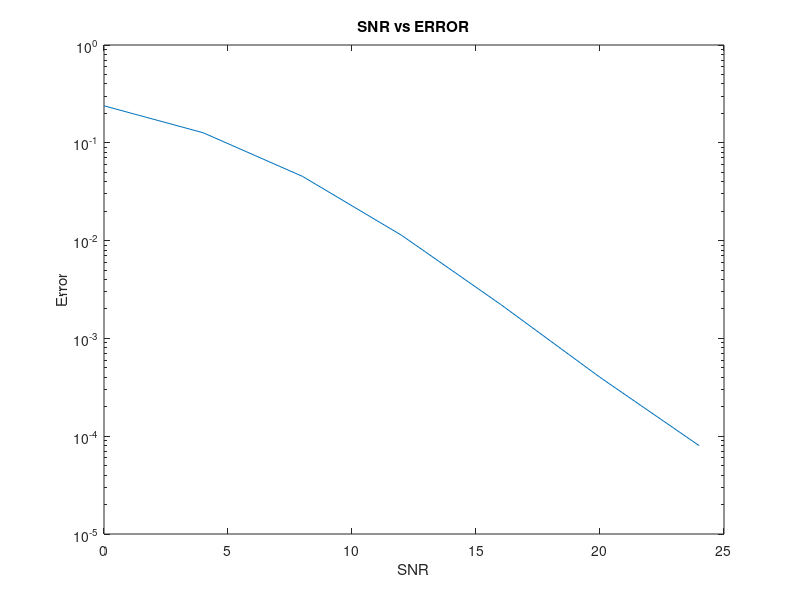

Write the MATLAB code that produced this figure.
clc;
clear all;
close all;

N = 100000;
X = randi([0,1],[1,N]);
L = 2;

n = 1;
for i = 1:2:N
    if (X(i) == 0) && (X(i+1) == 0)
        qpsk(n) = (1+1j)/sqrt(2);
    elseif (X(i) == 0) && (X(i+1) == 1)
        qpsk(n) = (-1+1j)/sqrt(2);
    elseif (X(i) == 1) && (X(i+1) == 0)
        qpsk(n) = (-1-1j)/sqrt(2);
    elseif (X(i) == 1) && (X(i+1) == 1)
        qpsk(n) = (1-1j)/sqrt(2);
    end
    n = n+1;
end

h1 = (1/sqrt(2)).*complex(randn(1,N/2),randn(1,N/2));
h2 = (1/sqrt(2)).*complex(randn(1,N/2),randn(1,N/2));
n1 = complex(randn(1,N/2),randn(1,N/2));
n2 = complex(randn(1,N/2),randn(1,N/2));
normsq_h = h1.*conj(h1) + h2.*conj(h2);

SNR_dB = 0:4:24;
l = length(SNR_dB);

for i = 1:l
    SNR_lin(i) = 10^(SNR_dB(i)/10);
    sigma(i) = 1/sqrt(SNR_lin(i));
    y1 = h1.*qpsk + sigma(i)*n1;
    y2 = h2.*qpsk + sigma(i)*n2;
    Dec = ((conj(h1).*y1)+(conj(h2).*y2))./normsq_h;
    n = 1;
    for j = 1:N/2
        if (real(Dec(j))>0) && (imag(Dec(j))>0)
            X_rcvd(n) = 0;
            X_rcvd(n+1) = 0;
        elseif (real(Dec(j))<0) && (imag(Dec(j))>0)
            X_rcvd(n) = 0;
            X_rcvd(n+1) = 1;
        elseif (real(Dec(j))<0) && (imag(Dec(j))<0)
            X_rcvd(n) = 1;
            X_rcvd(n+1) = 0;
        elseif (real(Dec(j))>0) && (imag(Dec(j))<0)
            X_rcvd(n) = 1;
            X_rcvd(n+1) = 1;
        end
        n = n+2;
    end
    e(i) = sum(abs(X-X_rcvd))/N;
end

semilogy(SNR_dB,e);
xlabel('SNR');ylabel('Error');
title('SNR vs ERROR');